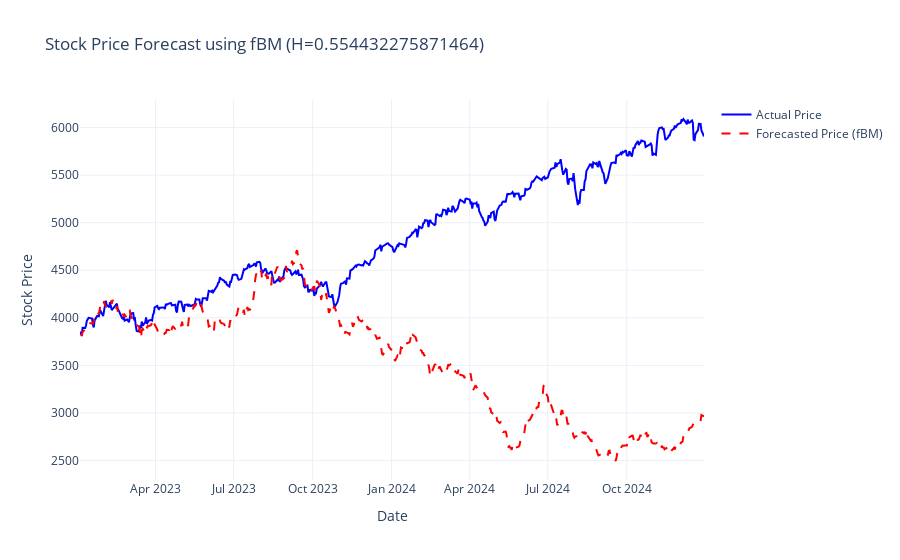

Notebook cell for this chart:
### Code cell
from stochastic.processes.continuous import FractionalBrownianMotion
import numpy as np
import random
import plotly.graph_objects as go

def generate_fbm_price(train_data, test_data, H):
    # Set a fixed seed inside the function for reproducibility
    random.seed(42)
    np.random.seed(42)

    # Calculate drift (μ) and volatility (σ) from training log returns
    mu = train_data["log_returns"].mean()  # Drift set to 0 for now
    sigma = train_data["log_returns"].std()

    # Define Fractional Brownian Motion (fBM) model
    n_days = len(test_data)  # Number of forecast days

    # ✅ Set seed before generating fBM to ensure reproducibility
    fbm = FractionalBrownianMotion(hurst=H, t=n_days-1)
    fbm_values = fbm.sample(n=n_days-1)  # Generate fBM values
  
    # Convert fBM to a stock price forecast
    S0 = train_data['price'][0]  # Last known price
    print(S0)

    # Simulate price paths using geometric fractional Brownian motion
    simulated_prices = S0 * np.exp(mu * np.arange(n_days) + sigma * fbm_values)
    simulated_prices = simulated_prices[::-1]

    # Create a Plotly figure for actual vs. simulated prices
    fig = go.Figure()

    # Actual price trace
    fig.add_trace(go.Scatter(
        x=test_data.index,
        y=test_data["price"],
        mode='lines',
        name='Actual Price',
        line=dict(color='blue')
    ))

    # Forecasted price trace using fBM
    fig.add_trace(go.Scatter(
        x=test_data.index,
        y=simulated_prices,
        mode='lines',
        name='Forecasted Price (fBM)',
        line=dict(color='red', dash='dash')
    ))

    # Update layout of the plot
    fig.update_layout(
        title=f"Stock Price Forecast using fBM (H={H})",
        xaxis_title="Date",
        yaxis_title="Stock Price",
        template="plotly_white"
    )

    # Display the interactive plot
    fig.show()

generate_fbm_price(SNP_training_df, SNP_testing_df, SNP_hurst_est)

### Figure 1 — Plotly figure (JSON) as saved in the notebook; plotly's stock layout.template omitted (floating-point values rounded to 4 significant figures; data arrays with more than 128 entries replaced by an {"elided": "..."} marker saying what was removed)
{"data": [{"line": {"color": "blue"}, "mode": "lines", "name": "Actual Price", "type": "scatter", "x": {"elided": "501 str values"}, "y": {"elided": "501 float values"}}, {"line": {"color": "red", "dash": "dash"}, "mode": "lines", "name": "Forecasted Price (fBM)", "type": "scatter", "x": {"elided": "501 str values"}, "y": {"elided": "501 float values"}}], "layout": {"title": {"text": "Stock Price Forecast using fBM (H=0.554432275871464)"}, "xaxis": {"title": {"text": "Date"}}, "yaxis": {"title": {"text": "Stock Price"}}}}
